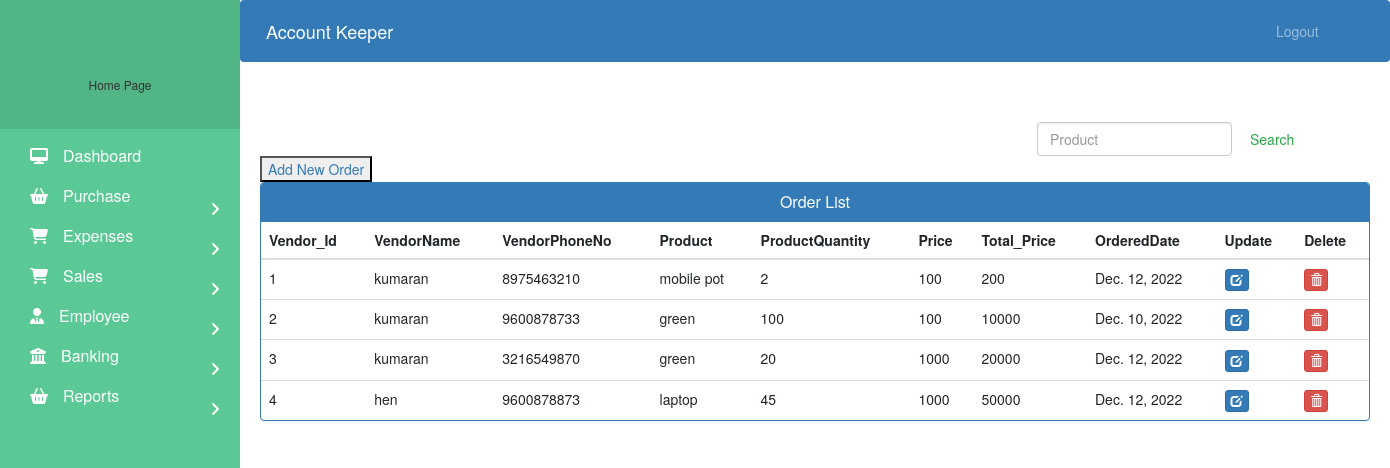
Screenshot of /purchase/order/ with the database file from the repository.
### Purchase/models.py (models this page shows, shortened)
class Vendororder(models.Model):
    VendorName = models.CharField(max_length=100)
    Phone_No = models.IntegerField()
    Product = models.CharField(max_length=150)
    Product_Quantity = models.IntegerField()
    Price = models.IntegerField()
    Total_Price = models.IntegerField()
    Ordereddate = models.DateField(default = datetime.now())
    is_deleted = models.BooleanField(default=False)

### Purchase/views.py (the view)
# urls.py: path('purchase/order/', ordview.orders_view, name="orders"),
def orders_view(request):
    order = Vendororder.objects.all().filter()
    return render(request,'Purchase/order.html', {'orders': order})

### templates/purchase/order.html (shortened to what this page needs)
{% extends 'Base/navbar.html' %}
{% block content %}
{% load static %}
<head>
  <link href="//netdna.bootstrapcdn.com/bootstrap/3.0.0/css/bootstrap.min.css" rel="stylesheet" id="bootstrap-css">
</head>
<div class="container">
     <form  action="/searchorder" method="get" style="margin-left:70%;" class="form-inline my-2 my-lg-0">
      <input class="form-control mr-sm-2" type="search" placeholder="Product" name="query" id="query" aria-label="Search">
      <button class="btn btn-outline-success my-2 my-sm-0" type="submit">Search</button>
    </form>
    <button><a href="/add-order">Add New Order</a></button>
  {% if orders %}
    <div class="panel panel-primary">
      <div class="panel-heading">
        <h6 class="panel-title">  Order List</h6>
      </div>
      <table class="table table-hover" id="dev-table">
          <thead>
              <tr>
                  <th>Vendor_Id</th>
                  <th>VendorName</th>
                  <th>VendorPhoneNo</th>
                  <th>Product</th>
                  <th>ProductQuantity</th>
                  <th>Price</th>
                  <th>Total_Price</th>
                  <th>OrderedDate</th>
                  <th>Update</th>
                  <th>Delete</th>
              </tr>
          </thead>
          {% for order in orders %}
            <tr>
                <td>{{forloop.counter}}</td>
                <td>{{order.VendorName}}</td>
                <td>{{order.Phone_No}}</td>
                <td>{{order.Product}}</td>
                <td>{{order.Product_Quantity}}</td>
                <td>{{order.Price}}</td>
                <td>{{order.Total_Price}}</td>
                <td>{{order.Ordereddate}}</td>
                <td><a class="btn btn-primary btn-xs" href="{% url 'update-order' order.id  %}"><span class="glyphicon glyphicon-edit"></span></a></td>
                <td><a class="btn btn-danger btn-xs" href="{% url 'delete-order' order.id  %}"><span class="glyphicon glyphicon-trash"></span></a></td>
            </tr>
          {% endfor %}
        </table>
    </div>
  {%else%}
    <br><br><br>
    <h4 style="text-align: center;color: red;">No Orders Found !!!</h4>
  {% endif %}
</div>
{% endblock content %}

### templates/Base/navbar.html (shortened to what this page needs)
{% load static %}
<!DOCTYPE html>
<html lang="en">
<head>
    <link rel="stylesheet" href="https://stackpath.bootstrapcdn.com/bootstrap/4.3.1/css/bootstrap.min.css">
    <link rel="stylesheet" href="https://cdnjs.cloudflare.com/ajax/libs/font-awesome/6.2.0/css/all.min.css">
</head>
<body>
  <nav class="menu" tabindex="0">
    <header class="avatar">
      <br><br>
      <h6>Home Page</h6>
    </header>
    <ul>
      <div class="item"><a href="/dashboard"><i class="fas fa-desktop"></i>Dashboard</a></div>
      <div class="item">
        <a class="sub-btn"><i class="fas fa-shopping-basket"></i>Purchase<i class="fas fa-angle-right dropdown"></i></a>
      </div>
      <div class="item">
        <a class="sub-btn"><i class="fa fa-shopping-cart"></i>Expenses<i class="fas fa-angle-right dropdown"></i></a>
      </div>
      <div class="item">
        <a class="sub-btn"><i class="fa fa-shopping-cart"></i>Sales<i class="fas fa-angle-right dropdown"></i></a>
      </div>
      <div class="item">
        <a class="sub-btn"><i class="fas fa-user-tie"></i>Employee<i class="fas fa-angle-right dropdown"></i></a>
      </div>
      <div class="item">
        <a class="sub-btn"><i class="fa fa-bank"></i>Banking<i class="fas fa-angle-right dropdown"></i></a>
      </div>
      <div class="item">
        <a class="sub-btn"><i class="fas fa-shopping-basket"></i>Reports<i class="fas fa-angle-right dropdown"></i></a>
  </nav>
  <main>
    <div class="bs-example">
      <nav class="navbar navbar-expand-md  navbar-dark fixed-top" style="background:#337AB7;">
        <a href="/employees" class="navbar-brand">Account Keeper</a>
        <div class="collapse navbar-collapse justify-content-between" id="navbarCollapse">
          <div class="navbar-nav" style=" margin-left: 90%;">
            <a href="/logout" class="nav-item nav-link">Logout</a>
          </div>
        </div>
      </nav>
    </div>
    <br><br>
    {% block content %}
    {% endblock content %}
    <br><br><br><br><br><br><br>
  </main>
</body>
</html>

### templates/Base/navbar.html (style rules this page uses)
a:link { text-decoration: none; }
a { color: white; }
body { padding-left: 240px; }
main { position: relative; height: 100vh; }
.menu { background: #5bc995; height: 100vh; width: 240px; position: fixed; top: 0px; left: 0; z-index: 5; outline: none; }
.menu .avatar { background: rgba(0, 0, 0, 0.1); padding: 2em 0.5em; text-align: center; }
.menu ul { list-style: none; padding: 0.5em 0; margin: 0; }
.menu .item { color: white; cursor: pointer; }
.menu .item a { color: white; background: #5bc995; font-size: 16px; text-decoration: none; display: block; padding: 5px 30px; line-height: 30px; }
.menu .item i { margin-right: 15px; }
.menu .item a .dropdown { position: absolute; right: 0; margin: 20px; transition: 0.3s ease; }

### templates/purchase/order.html (style rules this page uses)
a:link { text-decoration: none; }
h6 { text-align: center; }

### rows the page displays
Vendororder: VendorName "kumaran", Phone_No "8975463210", Product "mobile pot", Product_Quantity "2", Price "100", Total_Price "200", Ordereddate "Dec. 12, 2022"
Vendororder: VendorName "kumaran", Phone_No "9600878733", Product "green", Product_Quantity "100", Price "100", Total_Price "10000", Ordereddate "Dec. 10, 2022"
Vendororder: VendorName "kumaran", Phone_No "3216549870", Product "green", Product_Quantity "20", Price "1000", Total_Price "20000", Ordereddate "Dec. 12, 2022"
Vendororder: VendorName "hen", Phone_No "9600878873", Product "laptop", Product_Quantity "45", Price "1000", Total_Price "50000", Ordereddate "Dec. 12, 2022"
